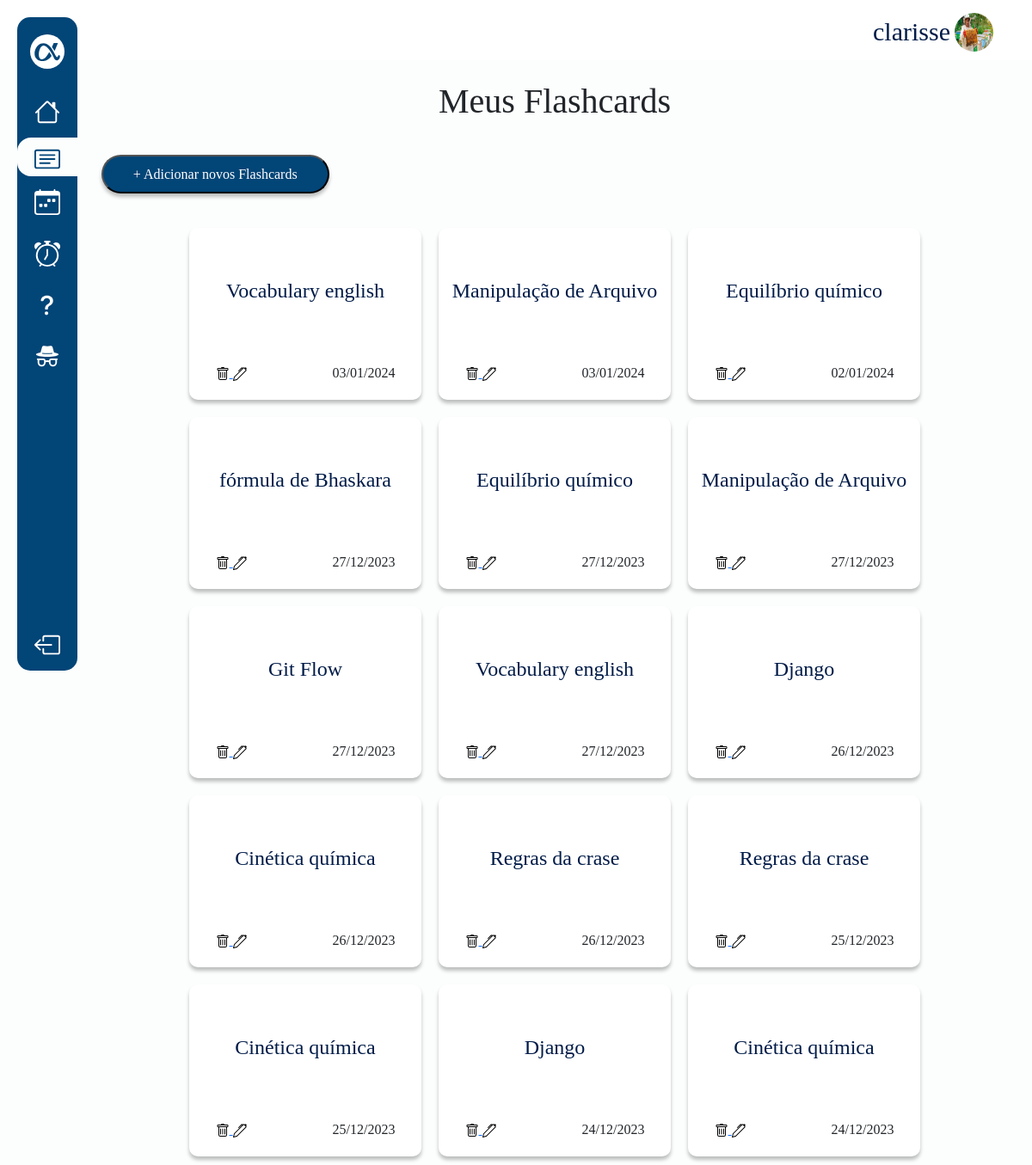
Screenshot of /flashcards/ (signed in) with the database file from the repository.
### core/models.py (models this page shows)
class Profile(models.Model):
    user = models.OneToOneField(User, on_delete=models.CASCADE)
    email = models.EmailField()
    telefone = models.CharField(max_length=11)
    endereco = models.CharField(max_length=200)
    image = models.ImageField(default='perfil/img/personcircle.png', upload_to='perfil/img')

### revisao/models.py (models this page shows, shortened)
class Flashcard(models.Model):
    user = models.ForeignKey(User, on_delete=models.CASCADE)
    titulo = models.CharField(max_length=150)
    content = QuillField()
    verso = QuillField(blank=True, null=True)
    data = models.DateField(default=timezone.now)

### revisao/views.py (the view, shortened to what this page needs)
# urls.py: path('flashcards/', flashcards, name='flashcards'),
@login_required
def flashcards(request):
    flashcards = Flashcard.objects.all().filter(user=request.user).order_by('-data')
    form = FlashcardForm()
    context = {
        "flashcards": flashcards,
        "form": form,
    }
    return render(request, 'revisao/flashcard.html', context)

### revisao/templates/revisao/flashcard.html (shortened to what this page needs)
{% extends 'core/partials/base.html' %}
{% load static %}
{% block linkf%} ativo {% endblock %}
{% block content %}
<div class="tflash mt-4">
    <h1>Meus Flashcards</h1>
</div>
<div>
    <button type="button" class="buttonf" data-bs-toggle="modal" data-bs-target="#myModal">
        + Adicionar novos Flashcards
    </button>
</div>
<div class="">
    <div class="d-flex justify-content-center row">
        {% for flashcards in flashcards %}
        <div class="flashcards">
            <div class="tituloflash">
                <h4><a href="#" data-bs-toggle="modal"
                        data-bs-target="#flashcardModal{{ flashcards.id }}">{{flashcards.titulo }}</a></h4>
            </div>
            <div class="bflash">
                <div class="mais">
                    <a href="{% url 'remover' flashcards.id %}">
                    </a>
                    <a href="{% url 'flashcard_editar' flashcards.id  %}">
                    </a>
                </div>
                <div class="dataflash">
                    <p> {{ flashcards.data|date:"d/m/Y" }}</p>
                </div>
            </div>
        </div>
        {% endfor %}
    </div>
</div>
{% endblock %}

### core/templates/core/partials/base.html (shortened to what this page needs)
{% load static %}
<!DOCTYPE html>
<html lang="pt-br">
<head>
    <link href="https://cdn.jsdelivr.net/npm/bootstrap@5.3.2/dist/css/bootstrap.min.css" rel="stylesheet"
>
    <link rel="stylesheet" href="{% static 'css/style.css' %}">
    <link rel="stylesheet" href="{% static 'core/css/dashboard.css' %}">
</head>
<body>
    <div class="d-flex">
        <header class="headerdash ">
            <div class="username">
                <p class="">{{user.username}}</p>
                <a href="{% url 'profile' %}">
                <img class="imguser" src="{{ user.profile.image.url }}" alt="">
                </a>
            </div>
        </header>
        <nav class="menu-lateral">
            <div class="items">
                <ul class="navul">
                    <li class="item-nav logo d-flex align-items-center justify-content-center">
                        <a href="{% url 'index' %}"><img class="navimg" src="{% static 'core/img/navlogo.svg' %}"
                                alt=""></a>
                    </li>
                    <li class="item-nav {% block linkh%} {% endblock %}">
                        <a href="{% url 'dashboard' %}"></a>
                    </li>
                    <li class="item-nav {% block linkf%} {% endblock %}">
                        <a href="{% url 'flashcards' %}"></a>
                    </li>
                    <li class="item-nav {% block linkc%} {% endblock %}">
                        <a href="{% url 'calendario' %}"></a>
                    </li>
                    <li class="item-nav {% block linkp%} {% endblock %}">
                        <a href="{% url 'pomodoro' %}"></a>
                    </li>
                    <li class="item-nav {% block linkq%} {% endblock %}">
                        <a href="{% url 'estatisticas' %}"></a>
                    </li>
                    {% if user.is_superuser %}
                        <li class="item-nav">
                            <a href="{% url 'arearestrita'%}">
                            </a>
                        </li>
                    {% endif %}
                    <li class="item-nav sair">
                        <a href="{% url 'logout' %}"></a>
                    </li>
                </ul>
            </div>
        </nav>
    </div>
    <main class="d-flex justify-content-center maincentro">
        <div class="centro">
            {% block content %}
            {% endblock %}
        </div>
    </main>
</body>
</html>

### static/css/style.css (style rules this page uses)
:root { --cor-1: #001B48; --cor-2: #024577; --cor-3: #015C92; --cor-4: #2d82B5; --cor-5: #018ABE; --cor-6: #97C4D8; --cor-7: #88CDF6; --cor-8: #B6E6FF; --cor-9: #D6E8EE; --cor-10: #ECEFF1; }
* { font-family: 'Merriweather'; }
main { background-color: #FCFDFD; }
p { font-size: 16px; font-weight: 400; }
nav { width: 100%; }
.logo { max-height: 140px; }
.imguser { width: 45px !important; height: 45px !important; border-radius: 45px ; }

### core/static/core/css/dashboard.css (style rules this page uses)
* { margin: 0; padding: 0; }
.username { color: #001B48; display: flex; justify-content: flex-end; margin: 15px; max-width: 95%; }
.username p { margin: 5px; font-size: 30px; font-weight: 400; line-height: normal; }
.imguser { width: 45px !important; height: 45px !important; border-radius: 45px; }
.headerdash { height: 70px; background-color: #fff; width: 100%; }
body { background-color: #FCFDFD; }
nav.menu-lateral { width: 70px; height: 95vh; background-color: #024577; margin: 20px 0px 20px 20px; position: fixed; border-radius: 15px; }
.item-nav.logo { border-radius: 50%; width: 40px; height: 40px; background-color: #fff; margin-bottom: 20px; }
.item-nav svg { fill: #fff; }
.item-nav img { fill: #fff; }
.item-nav { padding-top: 15px; padding-bottom: 15px; display: flex; list-style-type: none; }
.ativo { background-color: #FCFDFD; border-radius: 16px 0 0 16px; width: 70px; height: 45px; padding: 10px 15px; }
.ativo svg { fill: #024577; margin-left: 5px; }
.navul { margin-top: 20px; padding-left: 0; display: flex; flex-direction: column; align-items: center; justify-content: flex-start; }
ul .sair { position: absolute; bottom: 0; }
.flashcards { width: 270px; height: 200px; margin: 10px; border-radius: 10px; background: #FFF; box-shadow: 0px 4px 4px 0px rgba(0, 0, 0, 0.25); font-family: 'Merriweather'; display: flex; flex-direction: column; justify-content: space-between; align-items: center; }
.tituloflash { display: flex; align-items: center; flex-grow: 1; font-family: 'Merriweather'; }
.bflash { display: flex; padding: 3px; }
.mais { margin-right: 100px; }
.tituloflash a { text-decoration: none; color: #001B48; word-break: break-all; }
.buttonf { width: 265px; height: 45px; border-radius: 50px; background: #024577; box-shadow: 0px 4px 4px 0px rgba(0, 0, 0, 0.25); color: #FFF; margin: 30px 0px; }
.tflash { font-family: 'Merriweather'; display: flex; justify-content: center; }
.centro { margin: auto; max-width: 90%; }
.maincentro { padding-left: 90px; }
@media (max-width: 1300px) { .centro { width: 100%; } }

### revisao/templates/revisao/flashcard.html (style rules this page uses)
.centro { max-width: 95% !important; }

### rows the page displays
Flashcard: titulo "Vocabulary english", data "03/01/2024"
Flashcard: titulo "Manipulação de Arquivo", data "03/01/2024"
Flashcard: titulo "Equilíbrio químico", data "02/01/2024"
Flashcard: titulo "fórmula de Bhaskara", data "27/12/2023"
Flashcard: titulo "Equilíbrio químico", data "27/12/2023"
Flashcard: titulo "Manipulação de Arquivo", data "27/12/2023"
Flashcard: titulo "Git Flow", data "27/12/2023"
Flashcard: titulo "Vocabulary english", data "27/12/2023"
Flashcard: titulo "Django", data "26/12/2023"
Flashcard: titulo "Cinética química", data "26/12/2023"
Flashcard: titulo "Regras da crase", data "26/12/2023"
Flashcard: titulo "Regras da crase", data "25/12/2023"
Flashcard: titulo "Cinética química", data "25/12/2023"
Flashcard: titulo "Django", data "24/12/2023"
Flashcard: titulo "Cinética química", data "24/12/2023"

### other values shown
{{ user.username }} "clarisse"
